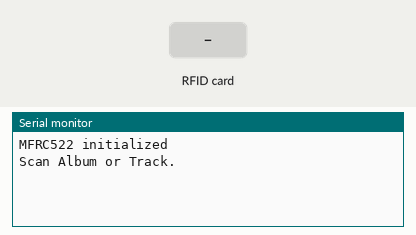
A sketch run on a simulated Arduino Uno, built with avr-gcc and run on an emulated ATmega328P. Parts: the last lines printed to the serial monitor. Inputs (shaded band) come from the test bench. The audio player accepts every command and is not drawn.

Above: at 1.7 s.
1.8 s: RFID card 51 65 72 F2 held to the reader
At 2.4 s:
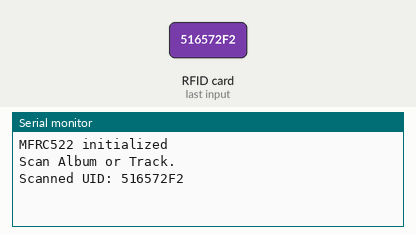
3.3 s: RFID card C1 77 71 F2 held to the reader
At 4.3 s:
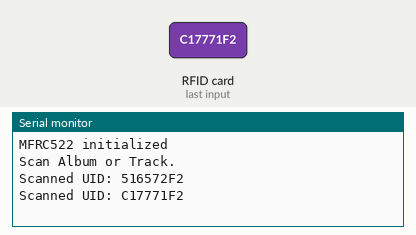
4.8 s: RFID card D1 6F 71 F2 held to the reader
At 5.9 s:
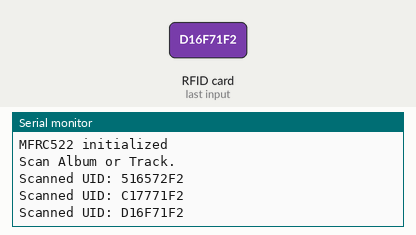
6.3 s: RFID card 5E 7A 19 C4 held to the reader
At 7.1 s:
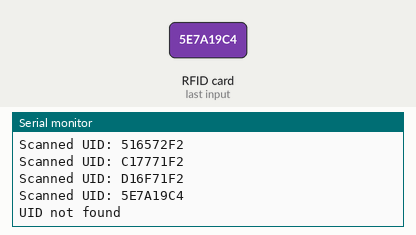

Measured:
- after the input at 1.8 s, the serial monitor: prints a new line at once (image 1)
- after the input at 3.3 s, the serial monitor: prints a new line at once (image 2)
- after the input at 4.8 s, the serial monitor: prints a new line at once (image 3)
- after the input at 6.3 s, the serial monitor: prints a new line at once (image 4)

The sketch:

NFC_Prototype_working.ino
```cpp
//Jason Astorga

// libraries
#include <SPI.h>
#include <MFRC522.h>
#include <SoftwareSerial.h>
#include <DFRobotDFPlayerMini.h>

// preprocessor directives
#define RST_PIN 9
#define SS_RFID 10

//instantiating objects
SoftwareSerial softSerial(2, 3);
DFRobotDFPlayerMini dfPlayer;
MFRC522 mfrc522(SS_RFID, RST_PIN);

void setup() {

  Serial.begin(9600);
  SPI.begin();
  mfrc522.PCD_Init();
  Serial.println("MFRC522 initialized");

  softSerial.begin(9600);
  if (!dfPlayer.begin(softSerial)) {
    Serial.println("DFPlayer failed");
    while (true);
  }
  dfPlayer.volume(20);
  Serial.println("Scan Album or Track.");
}

void loop() {
  if (!mfrc522.PICC_IsNewCardPresent()) return;
  if (!mfrc522.PICC_ReadCardSerial()) return;

  String uid = "";
  for (byte i = 0; i < mfrc522.uid.size; i++) {
    if (mfrc522.uid.uidByte[i] < 0x10) uid += "0";
    uid += String(mfrc522.uid.uidByte[i], HEX);
  }
  uid.toUpperCase();
  Serial.print("Scanned UID: ");
  Serial.println(uid);

// Hardcoded songs

// Phantom's Revenge - Hellfire and Damnation
if (uid == "516572F2") {
    dfPlayer.playFolder(1, 1);

    // Phantom's Revenge - Jill
  } else if (uid == "C17771F2") {
    dfPlayer.playFolder(1, 2);

    // Beltran - Are You Satisfied
  } else if (uid == "D16F71F2") {
    dfPlayer.playFolder(1, 3);

    // Mochakk - Jealous
  } else if (uid == "D16B7DF2") {
    dfPlayer.playFolder(1, 4);

    // Marcos Strous - Slay
  } else if (uid == "61E87DF2") {
    dfPlayer.playFolder(1, 5);

    // Surreal and Motiv - Comfort Me
  } else if (uid == "61E47DF2") {
    dfPlayer.playFolder(1, 6);

    // Breaking down - ERRx
  } else if (uid == "91A17EF2") {
    dfPlayer.playFolder(1, 7);

    // Stay Puffed - 4am krew
  } else if (uid == "D1737DF2") {
    dfPlayer.playFolder(1, 8);

    // Mobb Deep - Shook Ones (DJ Zinc Remix)
  } else if (uid == "919D7EF2") {
    dfPlayer.playFolder(1, 9);

    // Skeptikal - Cold Fold
  } else if (uid == "D16F7DF2") {
    dfPlayer.playFolder(1, 10);

    // Misty - Al Grey Jimmy Forrest Quintet
  } else if (uid == "61E07DF2") {
    dfPlayer.playFolder(1, 11);

    // Blues Everywhere - Al Grey Jimmy Forrest Quintet
  } else if (uid == "91957EF2") {
    dfPlayer.playFolder(1, 12);

    // Jam Blues (Norman Granz Jam Session)
  } else if (uid == "91997EF2") {
    dfPlayer.playFolder(1, 13);

    // Oscar Peterson - Blues For Big Scotia
  } else if (uid == "815972F2") {
    dfPlayer.playFolder(1, 14);

    // Perdido - The Infamous Illinois Jacquet
  } else if (uid == "715D72F2") {
    dfPlayer.playFolder(1, 15);

    // Carl Fontana - Bye Bye Blackbird
  } else if (uid == "616172F2") {
    dfPlayer.playFolder(1, 16);

    // MiLes Davis - When Lights Are Low
  } else if (uid == "D17371F2") {
    dfPlayer.playFolder(1, 17);

    // The Don Ellis Orchestra - Indian Lady
  } else if (uid == "E1F870F2") {
    dfPlayer.playFolder(1, 18);

    // Ahmad Jamal - Invitation
  } else if (uid == "E10071F2") {
    dfPlayer.playFolder(1, 19);

    // Benny Goodman and His Band - Breakfast Feud
  } else if (uid == "E1FC70F2") {
    dfPlayer.playFolder(1, 20);
  } else {
    // debug only
    Serial.println("UID not found");
  }

  mfrc522.PICC_HaltA();
}
```
